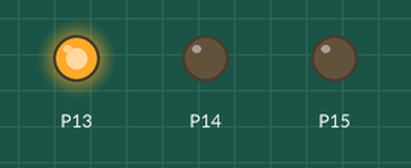
Recording of a program running on a simulated BBC micro:bit (MakeCode). On the bench: output pins drawn as LEDs (lit = HIGH).

Above: at 0.5 s.
At 1.5 s:
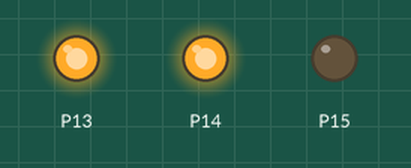
At 2.5 s:
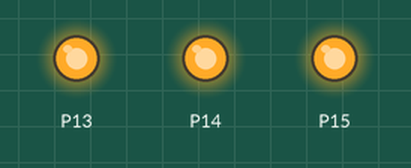
At 3.5 s:
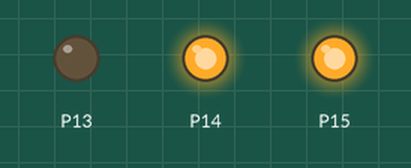
At 4.5 s:
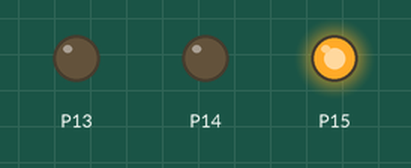
Timing chart, 0 to 6.5 s (numbered marks = the images above):
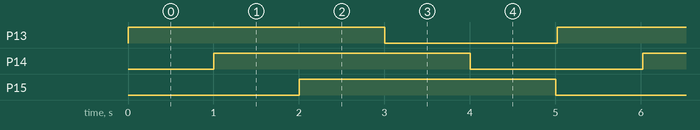

The program:

main.ts
```typescript
basic.forever(function () {
    pins.digitalWritePin(DigitalPin.P13, 1)
    basic.pause(1000)
    pins.digitalWritePin(DigitalPin.P14, 1)
    basic.pause(1000)
    pins.digitalWritePin(DigitalPin.P15, 1)
    basic.pause(1000)
    pins.digitalWritePin(DigitalPin.P13, 0)
    basic.pause(1000)
    pins.digitalWritePin(DigitalPin.P14, 0)
    basic.pause(1000)
    pins.digitalWritePin(DigitalPin.P15, 0)
})
```

test.ts
```typescript
// 테스트는 여기로 이동합니다; 이 패키지가 확장으로 사용될 때 컴파일되지 않을 것 입니다.
```

Measured:
- by itself, P13–15: alternates HIGH for 3.0 s and LOW for 2.0 s
